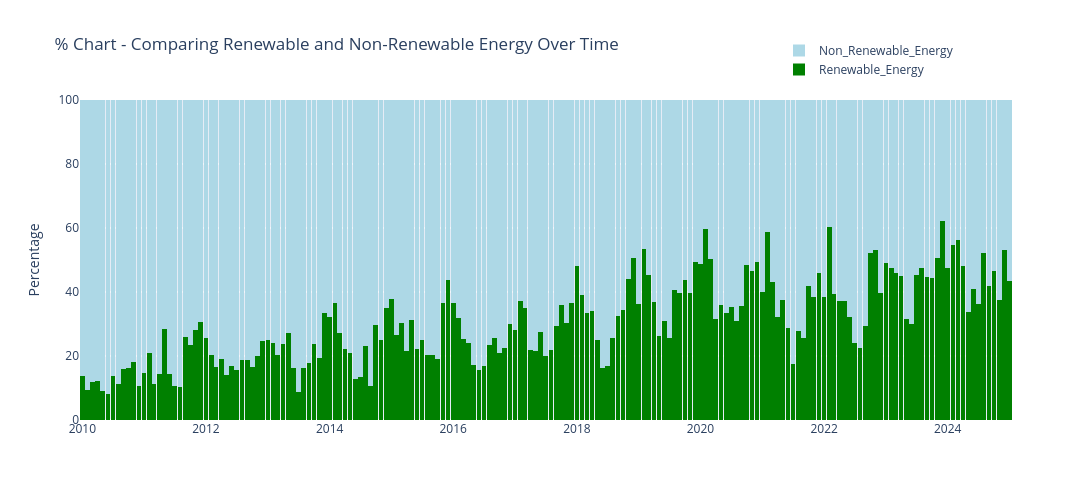

Write notebook code for a chart like this one.
### Code cell
# Convert values to percentages by row
by_energy_group = ie_power_production_df[['Renewable_Energy', 'Non_Renewable_Energy']].copy()
by_energy_group = by_energy_group[['Renewable_Energy', 'Non_Renewable_Energy']].div(by_energy_group[['Renewable_Energy', 'Non_Renewable_Energy']].sum(axis=1), axis=0) * 100

fig = go.Figure()

# Define custom colors
colors = {
    'Renewable_Energy': 'green',
    'Non_Renewable_Energy': 'lightblue'
}

for source in by_energy_group:
    fig.add_trace(go.Bar(
        x=by_energy_group.index.astype(str),  
        y=by_energy_group[source],              
        name=source,
        marker_color = colors[source]
    ))

fig.update_layout(
    barmode='stack',
    bargap=0.01,  
    yaxis=dict(title='Percentage', range=[0, 100]),
    title_text='% Chart - Comparing Renewable and Non-Renewable Energy Over Time',
    legend=dict(
        x=0.75,
        y=1.2,
        xanchor='left', 
        yanchor='top'
    ),
    height=500,
    width=1100
)

fig.update_traces(marker_line_width=0)

fig.show()

### Figure 1 — Plotly figure (JSON) as saved in the notebook; plotly's stock layout.template omitted (floating-point values rounded to 4 significant figures; data arrays with more than 128 entries replaced by an {"elided": "..."} marker saying what was removed)
{"data": [{"marker": {"color": "green", "line": {"width": 0}}, "name": "Renewable_Energy", "type": "bar", "x": {"elided": "181 str values"}, "y": {"elided": "181 float values"}}, {"marker": {"color": "lightblue", "line": {"width": 0}}, "name": "Non_Renewable_Energy", "type": "bar", "x": {"elided": "181 str values"}, "y": {"elided": "181 float values"}}], "layout": {"bargap": 0.01, "barmode": "stack", "height": 500, "legend": {"x": 0.75, "xanchor": "left", "y": 1.2, "yanchor": "top"}, "title": {"text": "% Chart - Comparing Renewable and Non-Renewable Energy Over Time"}, "width": 1100, "yaxis": {"range": [0, 100], "title": {"text": "Percentage"}}}}
